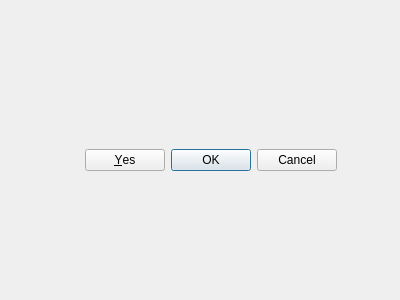
<?xml version="1.0" encoding="UTF-8"?>
<ui version="4.0">
 <class>Form</class>
 <widget class="QWidget" name="Form">
  <property name="geometry">
   <rect>
    <x>0</x>
    <y>0</y>
    <width>400</width>
    <height>300</height>
   </rect>
  </property>
  <property name="windowTitle">
   <string>Form</string>
  </property>
  <widget class="QDialogButtonBox" name="buttonBox">
   <property name="geometry">
    <rect>
     <x>70</x>
     <y>120</y>
     <width>281</width>
     <height>81</height>
    </rect>
   </property>
   <property name="orientation">
    <enum>Qt::Horizontal</enum>
   </property>
   <property name="standardButtons">
    <set>QDialogButtonBox::Cancel|QDialogButtonBox::Ok|QDialogButtonBox::Yes</set>
   </property>
   <property name="centerButtons">
    <bool>true</bool>
   </property>
  </widget>
 </widget>
 <resources/>
 <connections/>
</ui>
